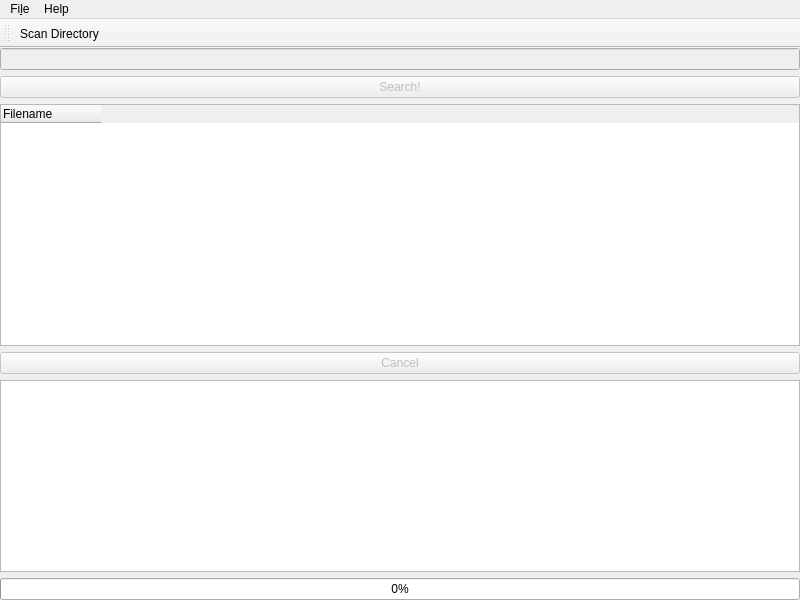
<?xml version="1.0" encoding="UTF-8"?>
<ui version="4.0">
 <class>MainWindow</class>
 <widget class="QMainWindow" name="MainWindow">
  <property name="geometry">
   <rect>
    <x>0</x>
    <y>0</y>
    <width>800</width>
    <height>600</height>
   </rect>
  </property>
  <property name="windowTitle">
   <string>MainWindow</string>
  </property>
  <widget class="QWidget" name="centralWidget">
   <layout class="QVBoxLayout" name="verticalLayout">
    <property name="leftMargin">
     <number>0</number>
    </property>
    <property name="topMargin">
     <number>0</number>
    </property>
    <property name="rightMargin">
     <number>0</number>
    </property>
    <property name="bottomMargin">
     <number>0</number>
    </property>
    <item>
     <widget class="QLineEdit" name="lineEdit">
      <property name="enabled">
       <bool>false</bool>
      </property>
     </widget>
    </item>
    <item>
     <widget class="QPushButton" name="searchButton">
      <property name="enabled">
       <bool>false</bool>
      </property>
      <property name="text">
       <string>Search!</string>
      </property>
     </widget>
    </item>
    <item>
     <widget class="QTreeWidget" name="treeWidget">
      <attribute name="headerMinimumSectionSize">
       <number>100</number>
      </attribute>
      <attribute name="headerStretchLastSection">
       <bool>false</bool>
      </attribute>
      <column>
       <property name="text">
        <string>Filename</string>
       </property>
      </column>
     </widget>
    </item>
    <item>
     <widget class="QPushButton" name="cancelButton">
      <property name="text">
       <string>Cancel</string>
      </property>
	<property name="enabled">
	   <bool>false</bool>
	</property>
     </widget>
    </item>
    <item>
     <widget class="QPlainTextEdit" name="messageLog">
      <property name="sizePolicy">
       <sizepolicy hsizetype="Expanding" vsizetype="Fixed">
        <horstretch>0</horstretch>
        <verstretch>0</verstretch>
       </sizepolicy>
      </property>
     </widget>
    </item>
    <item>
     <widget class="QProgressBar" name="progressBar">
      <property name="value">
       <number>0</number>
      </property>
     </widget>
    </item>
   </layout>
  </widget>
  <widget class="QMenuBar" name="menuBar">
   <property name="geometry">
    <rect>
     <x>0</x>
     <y>0</y>
     <width>800</width>
     <height>20</height>
    </rect>
   </property>
   <widget class="QMenu" name="menuFile">
    <property name="title">
     <string>Fi&amp;le</string>
    </property>
    <addaction name="actionScan_Directory"/>
    <addaction name="separator"/>
    <addaction name="actionExit"/>
   </widget>
   <widget class="QMenu" name="menuHelp">
    <property name="title">
     <string>Help</string>
    </property>
    <addaction name="actionAbout"/>
   </widget>
   <addaction name="menuFile"/>
   <addaction name="menuHelp"/>
  </widget>
  <widget class="QToolBar" name="toolBar">
   <property name="windowTitle">
    <string>toolBar</string>
   </property>
   <attribute name="toolBarArea">
    <enum>TopToolBarArea</enum>
   </attribute>
   <attribute name="toolBarBreak">
    <bool>false</bool>
   </attribute>
   <addaction name="actionScan_Directory"/>
  </widget>
  <action name="actionScan_Directory">
   <property name="text">
    <string>&amp;Scan Directory...</string>
   </property>
  </action>
  <action name="actionExit">
   <property name="text">
    <string>&amp;Exit</string>
   </property>
  </action>
  <action name="actionAbout">
   <property name="text">
    <string>About</string>
   </property>
  </action>
 </widget>
 <layoutdefault spacing="6" margin="11"/>
 <resources/>
 <connections/>
</ui>
